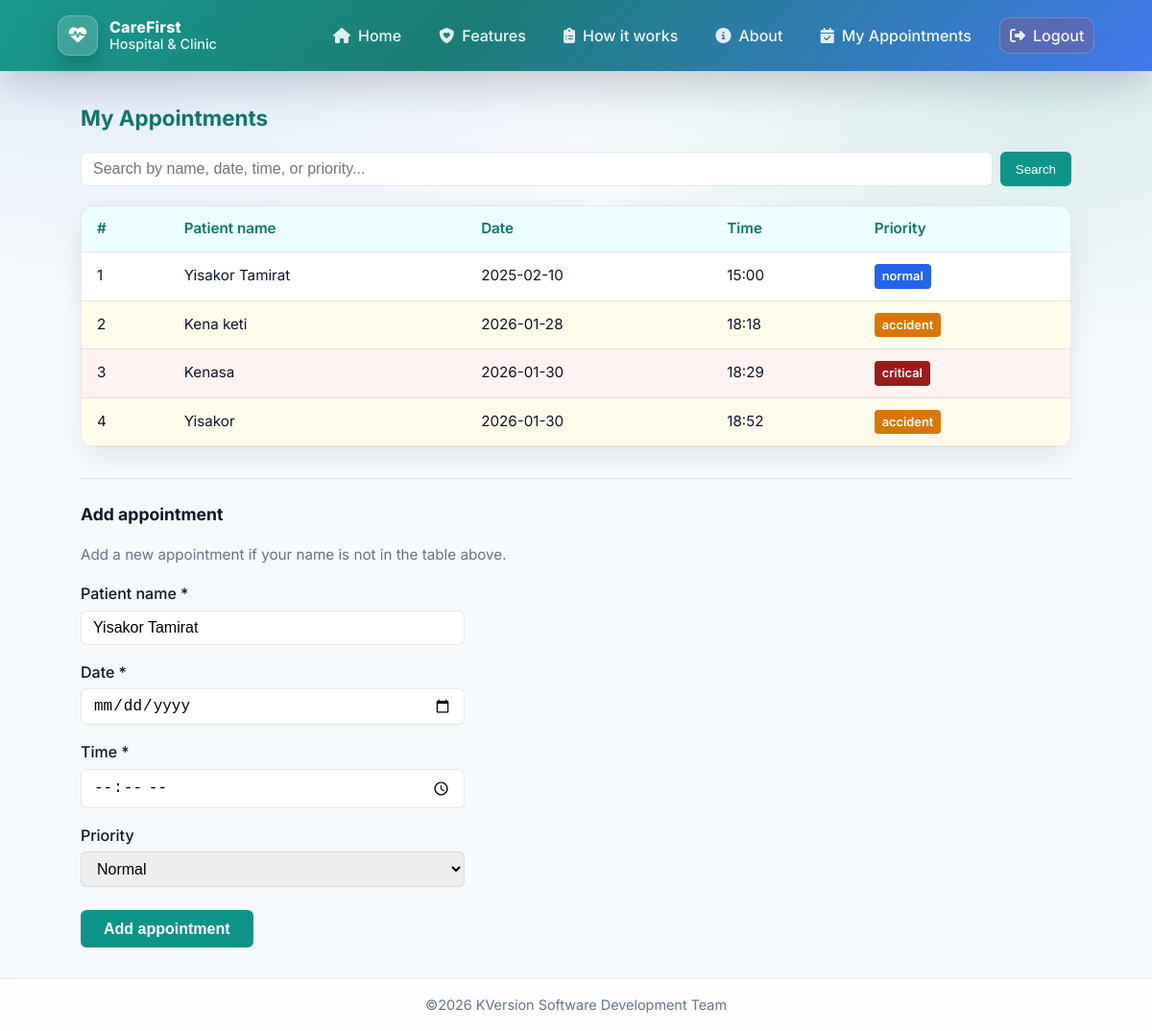
The app's page /patient-dashboard (signed in) with its own data.
### tables this page shows
CREATE TABLE appointments (
            id INTEGER PRIMARY KEY AUTOINCREMENT,
            patient_name TEXT NOT NULL,
            appointment_date TEXT NOT NULL,
            appointment_time TEXT NOT NULL,
            priority TEXT NOT NULL,
            patient_user_id INTEGER REFERENCES users(id),
            doctor_id INTEGER REFERENCES doctors(id),
            status TEXT NOT NULL DEFAULT 'scheduled',
            created_at TEXT NOT NULL
        );

### app.py (the view, shortened to what this page needs)
@app.route("/patient-dashboard", methods=["GET", "POST"])
@patient_required
def patient_dashboard():
    conn = get_db()
    cur = conn.cursor()
    cur.execute(
        """SELECT id, patient_name, appointment_date, appointment_time, priority, status, created_at, doctor_id
           FROM appointments WHERE patient_user_id = ? AND status = 'scheduled'
           ORDER BY appointment_date, appointment_time""",
        (session["user_id"],),
    )
    rows = cur.fetchall()
    conn.close()
    appointments = _appointment_rows_to_dicts(rows)
    search_q = (request.args.get("q") or "").strip().lower()
    success = request.args.get("success")
    return render_template(
        "patient_dashboard.html",
        appointments=appointments,
        priorities=PRIORITIES,
        search_q=search_q,
        success=success,
    )

### app.py (called while the page is built)
def get_db() -> sqlite3.Connection:
    conn = sqlite3.connect(DB_PATH)
    conn.row_factory = sqlite3.Row
    return conn

def patient_required(f):
    @wraps(f)
    def wrapped(*args, **kwargs):
        if "user_id" not in session:
            return redirect(url_for("login", next=request.url))
        if session.get("role") != "patient":
            return redirect(url_for("index"))
        return f(*args, **kwargs)
    return wrapped

def _appointment_rows_to_dicts(rows) -> list:
    return [
        {
            "id": r["id"],
            "name": r["patient_name"],
            "appointment_date": r["appointment_date"],
            "appointment_time": r["appointment_time"],
            "priority": r["priority"],
            "status": r["status"],
            "created_at": r["created_at"],
            "doctor_id": r["doctor_id"],
        }
        for r in rows
    ]

### templates/patient_dashboard.html (shortened to what this page needs)
{% extends "base.html" %}
{% block content %}
<section class="dashboard-section">
    <h2>My Appointments</h2>
    <form class="search-bar-form" method="get" action="{{ url_for('patient_dashboard') }}">
        <input type="search" name="q" value="{{ search_q }}" placeholder="Search by name, date, time, or priority...">
        <button type="submit">Search</button>
    </form>
    {% if appointments %}
        <div class="queue-table-wrap">
            <table class="queue-table">
                <thead>
                    <tr>
                        <th>#</th>
                        <th>Patient name</th>
                        <th>Date</th>
                        <th>Time</th>
                        <th>Priority</th>
                    </tr>
                </thead>
                <tbody>
                    {% for a in appointments %}
                    <tr class="priority-{{ a.priority }}">
                        <td>{{ loop.index }}</td>
                        <td>{{ a.name }}</td>
                        <td>{{ a.appointment_date }}</td>
                        <td>{{ a.appointment_time }}</td>
                        <td><span class="badge badge-{{ a.priority }}">{{ a.priority }}</span></td>
                    </tr>
                    {% endfor %}
                </tbody>
            </table>
        </div>
    {% else %}
        <p class="empty-queue">No appointments found.{% if search_q %} Try a different search.{% endif %}</p>
    {% endif %}
    <div class="add-appointment-section">
        <h3>Add appointment</h3>
        <p class="add-hint">Add a new appointment if your name is not in the table above.</p>
        <form class="patient-form add-form" method="post" action="{{ url_for('patient_dashboard') }}">
            <label for="patient_name">Patient name *</label>
            <input type="text" id="patient_name" name="patient_name" value="{{ session.get('full_name') or '' }}" required placeholder="Full name">
            <label for="appointment_date">Date *</label>
            <input type="date" id="appointment_date" name="appointment_date" required>
            <label for="appointment_time">Time *</label>
            <input type="time" id="appointment_time" name="appointment_time" required>
            <label for="priority">Priority</label>
            <select id="priority" name="priority">
                {% for p in priorities %}
                    <option value="{{ p }}">{{ p|capitalize }}</option>
                {% endfor %}
            </select>
            <button type="submit">Add appointment</button>
        </form>
    </div>
</section>
{% endblock %}

### templates/base.html (shortened to what this page needs)
<!DOCTYPE html>
<html lang="en">
<head>
    <link rel="stylesheet" href="https://cdnjs.cloudflare.com/ajax/libs/font-awesome/6.5.1/css/all.min.css">
    <link rel="stylesheet" href="{{ url_for('static', filename='style.css') }}">
</head>
<body>
    <header class="site-header">
        <div class="header-inner">
            <a class="brand" href="{{ url_for('index') }}" aria-label="CareFirst Hospital & Clinic">
                <span class="brand-mark" aria-hidden="true">
                    <i class="fa-solid fa-heart-pulse"></i>
                </span>
                <span class="brand-text">
                    <span class="brand-name">CareFirst</span>
                    <span class="brand-sub">Hospital &amp; Clinic</span>
                </span>
            </a>
            <nav class="main-nav" data-nav>
                <a href="{{ url_for('index') }}"><i class="fa-solid fa-house" aria-hidden="true"></i><span>Home</span></a>
                <a href="{{ url_for('index') }}#features"><i class="fa-solid fa-shield-heart" aria-hidden="true"></i><span>Features</span></a>
                <a href="{{ url_for('index') }}#how"><i class="fa-solid fa-clipboard-list" aria-hidden="true"></i><span>How it works</span></a>
                <a href="{{ url_for('static', filename='about.html') }}"><i class="fa-solid fa-circle-info" aria-hidden="true"></i><span>About</span></a>
                {% if session.get('user_id') %}
                    {% if session.get('role') == 'patient' %}
                        <a href="{{ url_for('patient_dashboard') }}"><i class="fa-solid fa-calendar-check" aria-hidden="true"></i><span>My Appointments</span></a>
                    {% endif %}
                    <a class="nav-danger" href="{{ url_for('logout') }}"><i class="fa-solid fa-right-from-bracket" aria-hidden="true"></i><span>Logout</span></a>
                {% else %}
                    <a class="nav-pill" href="{{ url_for('login') }}"><i class="fa-solid fa-right-to-bracket" aria-hidden="true"></i><span>Login</span></a>
                    <a class="nav-pill nav-primary" href="{{ url_for('signup') }}"><i class="fa-solid fa-user-plus" aria-hidden="true"></i><span>Sign Up</span></a>
                {% endif %}
            </nav>
        </div>
    </header>
    <main class="main-content">
        {% block content %}{% endblock %}
    </main>
    <footer class="site-footer">
        <p>©2026 KVersion Software Development Team</p>
    </footer>
</body>
</html>

### records on screen
appointments: name "Yisakor Tamirat", appointment_date "2025-02-10", appointment_time "15:00", priority "normal"
appointments: name "Kena keti", appointment_date "2026-01-28", appointment_time "18:18", priority "accident"
appointments: name "Kenasa", appointment_date "2026-01-30", appointment_time "18:29", priority "critical"
appointments: name "Yisakor", appointment_date "2026-01-30", appointment_time "18:52", priority "accident"

### other values on screen
form field priority "Normal"
